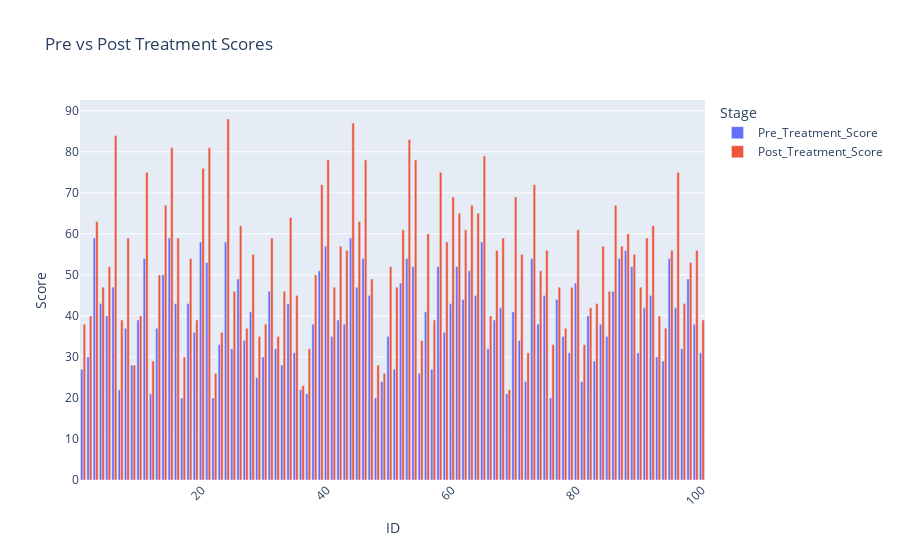

Notebook code for this chart:
### Code cell
import plotly.express as px

df_melted = df.melt(
    id_vars='ID',
    value_vars=['Pre_Treatment_Score', 'Post_Treatment_Score'],
    var_name='Stage',
    value_name='Score'
)

fig = px.bar(
    df_melted, x='ID', y='Score', color='Stage',
    title='Pre vs Post Treatment Scores',
    barmode='group'
)
fig.update_layout(xaxis_tickangle=-45)
fig.show()

### Figure 1 — Plotly figure (JSON) as saved in the notebook; plotly's stock layout.template omitted (floating-point values rounded to 4 significant figures)
{"data": [{"alignmentgroup": "True", "hovertemplate": "Stage=Pre_Treatment_Score<br>ID=%{x}<br>Score=%{y}<extra></extra>", "legendgroup": "Pre_Treatment_Score", "marker": {"color": "#636efa", "pattern": {"shape": ""}}, "name": "Pre_Treatment_Score", "offsetgroup": "Pre_Treatment_Score", "orientation": "v", "showlegend": true, "textposition": "auto", "type": "bar", "x": [1, 2, 3, 4, 5, 6, 7, 8, 9, 10, 11, 12, 13, 14, 15, 16, 17, 18, 19, 20, 21, 22, 23, 24, 25, 26, 27, 28, 29, 30, 31, 32, 33, 34, 35, 36, 37, 38, 39, 40, 41, 42, 43, 44, 45, 46, 47, 48, 49, 50, 51, 52, 53, 54, 55, 56, 57, 58, 59, 60, 61, 62, 63, 64, 65, 66, 67, 68, 69, 70, 71, 72, 73, 74, 75, 76, 77, 78, 79, 80, 81, 82, 83, 84, 85, 86, 87, 88, 89, 90, 91, 92, 93, 94, 95, 96, 97, 98, 99, 100], "xaxis": "x", "y": [27, 30, 59, 43, 40, 47, 22, 37, 28, 39, 54, 21, 37, 50, 59, 43, 20, 43, 36, 58, 53, 20, 33, 58, 32, 49, 34, 41, 25, 30, 46, 32, 28, 43, 31, 22, 21, 38, 51, 57, 35, 39, 38, 59, 47, 54, 45, 20, 24, 35, 27, 48, 54, 52, 26, 41, 27, 52, 36, 43, 52, 44, 51, 45, 58, 32, 39, 42, 21, 41, 34, 24, 54, 38, 45, 20, 44, 35, 31, 48, 24, 40, 29, 38, 35, 46, 54, 56, 52, 31, 42, 45, 30, 29, 54, 42, 32, 49, 38, 31], "yaxis": "y"}, {"alignmentgroup": "True", "hovertemplate": "Stage=Post_Treatment_Score<br>ID=%{x}<br>Score=%{y}<extra></extra>", "legendgroup": "Post_Treatment_Score", "marker": {"color": "#EF553B", "pattern": {"shape": ""}}, "name": "Post_Treatment_Score", "offsetgroup": "Post_Treatment_Score", "orientation": "v", "showlegend": true, "textposition": "auto", "type": "bar", "x": [1, 2, 3, 4, 5, 6, 7, 8, 9, 10, 11, 12, 13, 14, 15, 16, 17, 18, 19, 20, 21, 22, 23, 24, 25, 26, 27, 28, 29, 30, 31, 32, 33, 34, 35, 36, 37, 38, 39, 40, 41, 42, 43, 44, 45, 46, 47, 48, 49, 50, 51, 52, 53, 54, 55, 56, 57, 58, 59, 60, 61, 62, 63, 64, 65, 66, 67, 68, 69, 70, 71, 72, 73, 74, 75, 76, 77, 78, 79, 80, 81, 82, 83, 84, 85, 86, 87, 88, 89, 90, 91, 92, 93, 94, 95, 96, 97, 98, 99, 100], "xaxis": "x", "y": [38, 40, 63, 47, 52, 84, 39, 59, 28, 40, 75, 29, 50, 67, 81, 59, 30, 54, 39, 76, 81, 26, 36, 88, 46, 62, 37, 55, 35, 38, 59, 35, 46, 64, 45, 23, 32, 50, 72, 78, 47, 57, 56, 87, 63, 78, 49, 28, 26, 52, 47, 61, 83, 78, 34, 60, 39, 75, 58, 69, 65, 61, 67, 65, 79, 40, 56, 59, 22, 69, 55, 31, 72, 51, 56, 33, 47, 37, 47, 61, 33, 42, 43, 57, 46, 67, 57, 60, 55, 47, 59, 62, 40, 37, 56, 75, 43, 53, 56, 39], "yaxis": "y"}], "layout": {"barmode": "group", "legend": {"title": {"text": "Stage"}, "tracegroupgap": 0}, "title": {"text": "Pre vs Post Treatment Scores"}, "xaxis": {"anchor": "y", "domain": [0, 1], "tickangle": -45, "title": {"text": "ID"}}, "yaxis": {"anchor": "x", "domain": [0, 1], "title": {"text": "Score"}}}}
